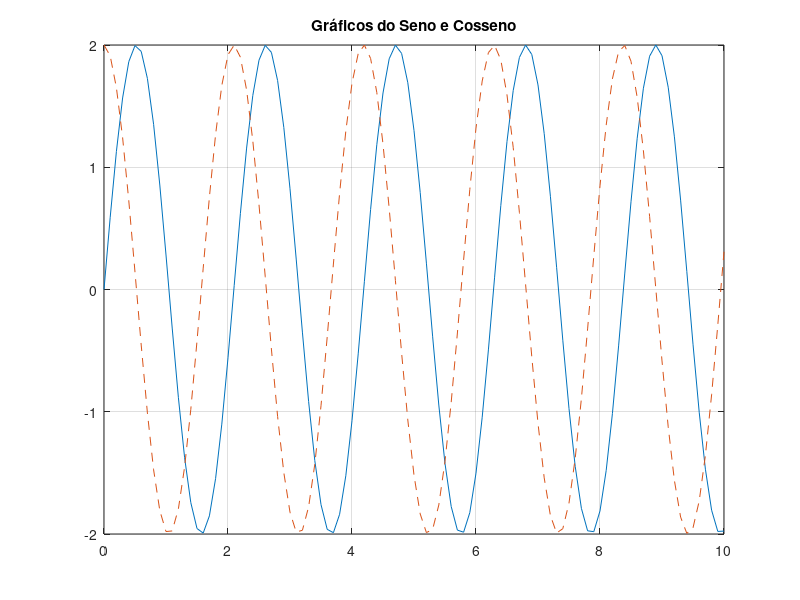

Recreate this plot in MATLAB. (Note: this script raises an error after producing the figure.)
clc;
clearvars;
close all;

% Gráficos de linha

t = 0:0.1:10;
y = 2*sin(3*t);

z = 2*cos(3*t);

% Primeira Forma de plotagem

% figure
% plot(t, y);
% hold on
% plot(t, z)

% Segunda forma de Plotagem

figure
g1 = plot(t, y, t, z, '--');
title('Gráficos do Seno e Cosseno')
grid on
g1(1).LineWidth = 3;
g1(2).Marker = '*';



d = -10:0.1:10;
dv = d.^3;

figure
g = plot(d, dv);
title('Gráfico Função do 3 Grau');
grid on
g(1).LineWidth = 4;


